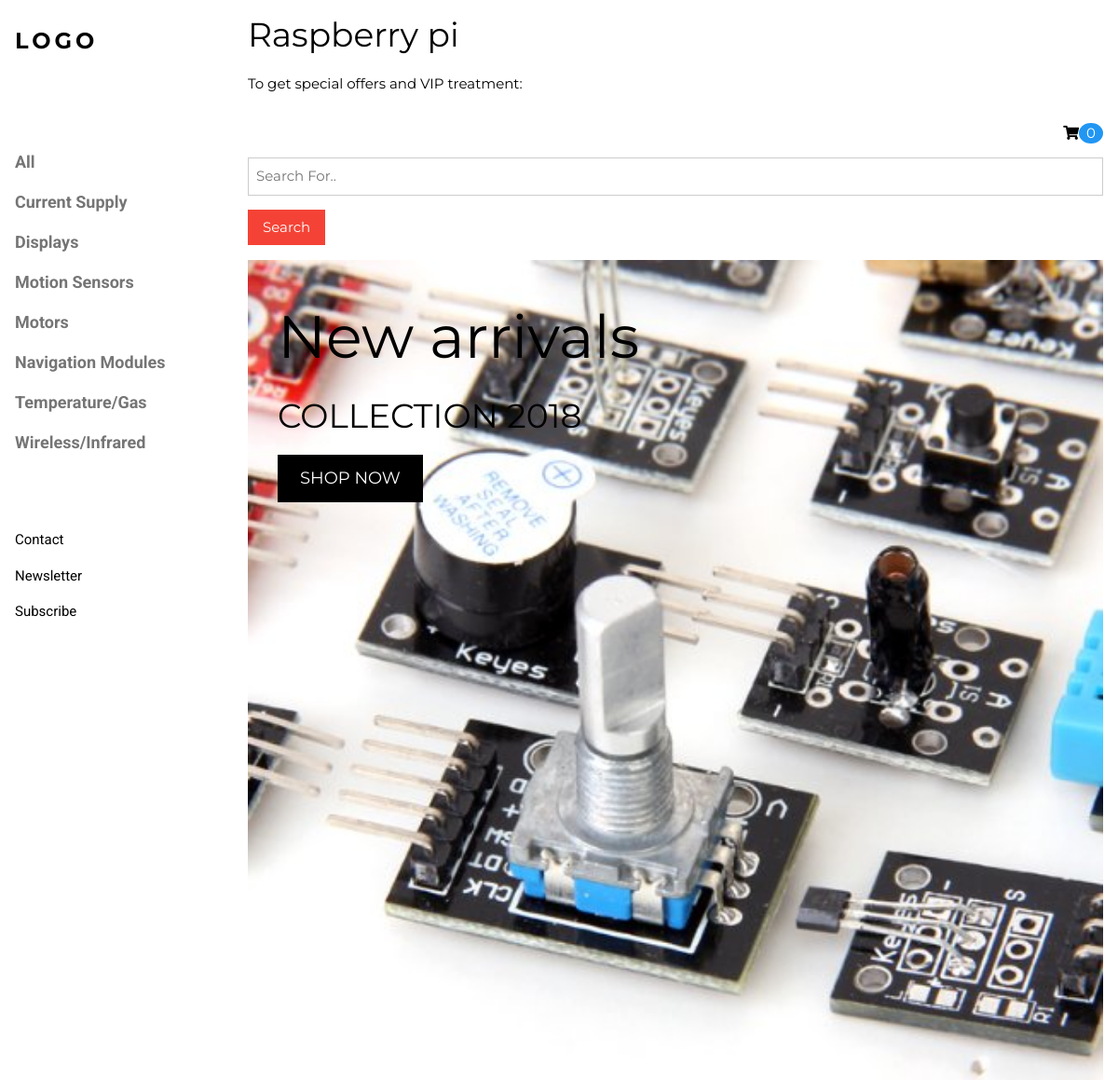
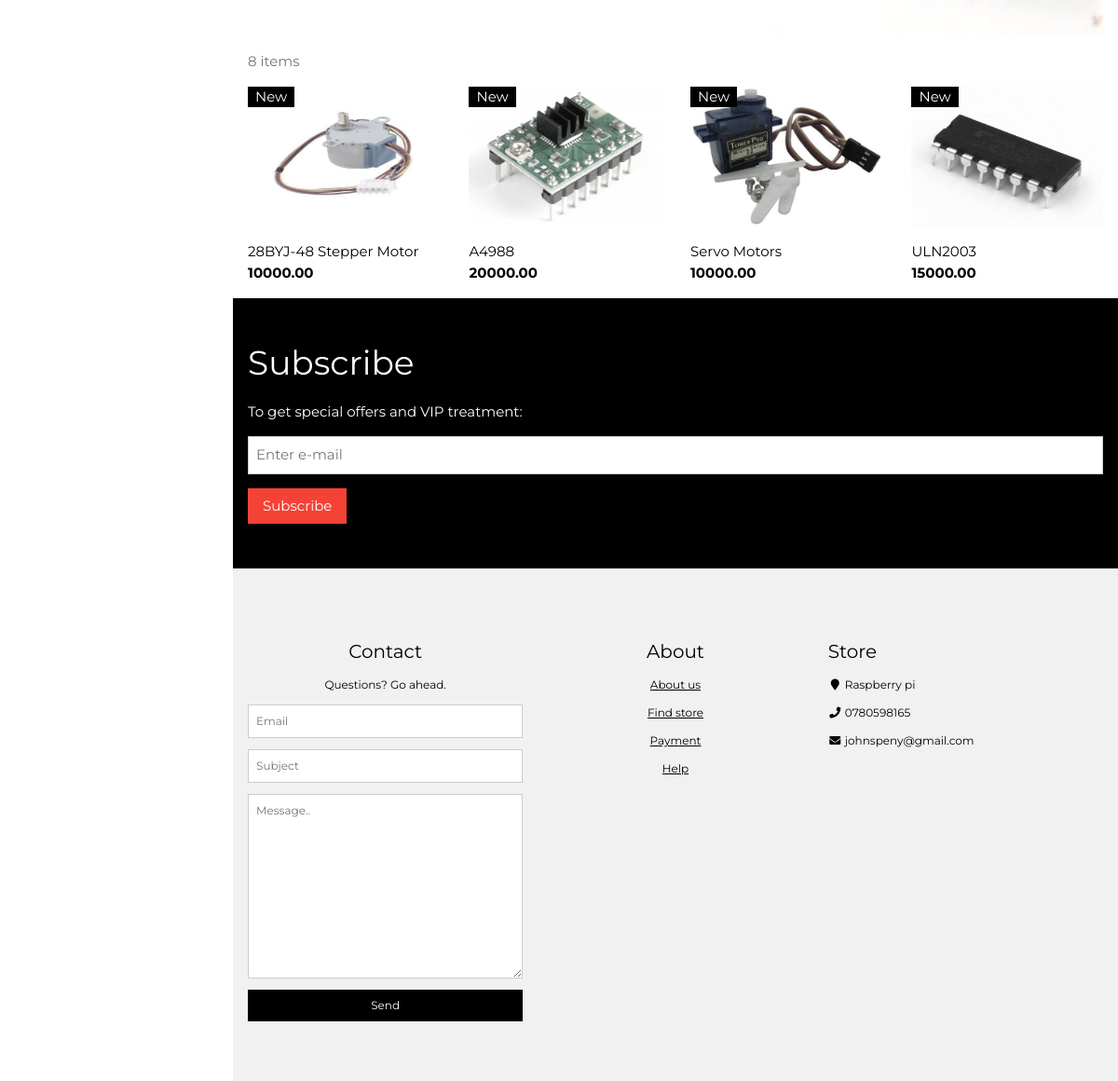
Page /motors/ on the committed database (2 pictures, top to bottom).
### shop/models.py (models this page shows, shortened)
class Category(models.Model):
    name = models.CharField(max_length=100)
    slug = models.SlugField(max_length=100, unique=True)
    class Meta:
        ordering = ['name']
        verbose_name = 'category'
        verbose_name_plural = 'categories'
    def get_absolute_url(self):
        return reverse('shop:list_product', kwargs={'category_slug':self.slug})

class Product(models.Model):
    category = models.ForeignKey(Category, related_name='products')
    name = models.CharField(max_length=100)
    slug = models.SlugField(max_length=100)
    image = models.ImageField(upload_to='pics',blank=True)
    description = models.TextField(blank=True)
    stock = models.PositiveIntegerField()
    available = models.BooleanField(default=True)
    price = models.DecimalField(max_digits=10,decimal_places=2)
    created = models.DateTimeField(auto_now_add=True)
    updated = models.DateTimeField(auto_now=True)
    class Meta:
        ordering = ['name']
        index_together = (('id', 'slug'),)
    def get_absolute_url(self):
        return reverse('shop:list_product_detail', kwargs={'id': self.id, 'slug': self.slug})

### shop/views.py (the view, shortened to what this page needs)
# urls.py: url('^(?P<category_slug>[-\w]+)/$', views.index, name='list_product'),
def index(request, category_slug=None):
    categories = Category.objects.all()
    products = Product.objects.filter(available=True)
    c = ContactForm()
    if category_slug:
        category = get_object_or_404(Category, slug=category_slug)
        products = Product.objects.filter(category=category)
    context = {'categories': categories, 'products': products, 'f':c}
    return render(request, 'shop/index.html', context)

### shop/forms.py
class ContactForm(forms.Form):
	subject = forms.CharField(max_length=100,widget=forms.TextInput(attrs={'placeholder': 'Subject'}))
	message = forms.CharField(widget=forms.Textarea(attrs={'placeholder': 'Message..'}))
	sender = forms.EmailField(widget=forms.TextInput(attrs={'placeholder': 'Email'}))

### cart/cart.py (called while the page is built)
    def __len__(self):
        return sum(item['quantity'] for item in self.cart.values())

### cart/context_processors.py (called while the page is built)
def cart(request):
	return {'cart':Cart(request)}

### shop/templatetags/myfilters.py (called while the page is built)
@register.filter(name='addClass')
def addClass(value, arg):
    return value.as_widget(attrs={'class': arg})

### shop/templates/shop/index.html (shortened to what this page needs)
{% extends 'shop/list.html' %}
{% load static %}
{% load myfilters %}
  {% block head %}
  <div class="w3-display-container w3-container">
    <img src="{% static 'shop/pics/r.jpg' %}" alt="Jeans" style="width:100%">
    <div class="w3-display-topleft w3-text-white" style="padding:24px 48px">
      <h1 class="w3-jumbo w3-hide-small w3-text-black">New arrivals</h1>
      <h1 class="w3-hide-small w3-text-black">COLLECTION 2018</h1>
      <p><a href="#jeans" class="w3-button w3-black w3-padding-large w3-large">SHOP NOW</a></p>
    </div>
  </div>
  {% endblock %}
  {% block itemNum %}
  <div class="w3-container w3-text-grey" id="jeans">
    <p>8 items</p>
  </div>{% endblock %}
{% block photot %}
  <div class="w3-row w3-grayscale">
  {% for product in products %}
    <div class="w3-col l3 s6">
      <div class="w3-container">
        <div class="w3-display-container">
          <img src="{{ product.image.url }}" style="width:100%;max-height: 150px">
          <span class="w3-tag w3-display-topleft">New</span>
        </div>
        <p>{{ product.name }}<br><b>{{ product.price }}</b></p>
      </div>
    </div>
{% endfor %}
</div>{% endblock %}
{% block contact %}
 <div class="w3-col s4">
        <h4>Contact</h4>
        <p>Questions? Go ahead.</p>
        <form action="" target="_blank" method="post">
          <p>
            {{ f.sender|addClass:"w3-input w3-border" }}
          </p>
          <p>
            {{ f.subject|addClass:"w3-input w3-border" }}
          </p>
          <p>
            {{ f.message|addClass:"w3-input w3-border" }}
          </p>
          <input type="submit" value="Send" class="w3-button w3-block w3-black">
        </form>
      </div>
      {% endblock %}

### shop/templates/shop/list.html (shortened to what this page needs)
<!DOCTYPE html>
<html>
{% load static %}
{% load myfilters %}
<link rel="stylesheet" href="{% static 'shop/style.css' %}">
<link href="{% static 'shop/css/fontawesome-all.css' %}" rel="stylesheet">
<head>
</head>
<body class="w3-content" style="max-width:1200px">
<nav class="w3-sidebar w3-bar-block w3-white w3-collapse w3-top" style="z-index:3;width:250px" id="mySidebar">
  <div class="w3-container w3-display-container w3-padding-16">
    <h3 class="w3-wide"><b>LOGO</b></h3>
  </div>
  <div class="w3-padding-64 w3-large w3-text-grey" style="font-weight:bold">
    <a href="{% url 'shop:list' %}" class="w3-bar-item w3-button">All</a>
    {% for category in categories %}
    <a href="{{ category.get_absolute_url }}" class="w3-bar-item w3-button">{{ category.name }}</a>
    {% endfor %}
  </div>
  <a href="#footer" class="w3-bar-item w3-button w3-padding">Contact</a>
  <a href="javascript:void(0)" class="w3-bar-item w3-button w3-padding" onclick="document.getElementById('newsletter').style.display='block'">Newsletter</a>
  <a href="#footer"  class="w3-bar-item w3-button w3-padding">Subscribe</a>
</nav>
<div class="w3-main" style="margin-left:250px">
  <header class="w3-container">
    <h1>Raspberry pi</h1>
    <p>To get special offers and VIP treatment:</p>
    {% block cart %}
    {% with total_items=cart|length %}
    {% if cart|length > 0 %}
  <a href="{% url "cart:cart_detail" %}">
    <p class="w3-right"><i class="fa fa-shopping-cart"></i><span class="w3-badge w3-blue">{{ total_items }}</span></p>
  </a>
    {% else %}
      <p class="w3-right"><i class="fa fa-shopping-cart"></i><span class="w3-badge w3-blue">0
    {% endif %}
  {% endwith %}{% endblock %}
    <form action="" method="get">
    <p><input class="w3-input w3-border" type="text" placeholder="Search For.." style="width:100%"></p>
    <input type="submit" class="w3-button w3-red w3-margin-bottom" value="Search">
	</form>
  </header>
  {% block head %}{% endblock %}
  {% block itemNum %}{% endblock %}
  {% block photot %}{% endblock %}
  <div class="w3-container w3-black w3-padding-32">
    <h1>Subscribe</h1>
    <p>To get special offers and VIP treatment:</p>
    <p><input class="w3-input w3-border" type="text" placeholder="Enter e-mail" style="width:100%"></p>
    <button type="button" class="w3-button w3-red w3-margin-bottom">Subscribe</button>
  </div>
  <footer class="w3-padding-64 w3-light-grey w3-small w3-center" id="footer">
    <div class="w3-row-padding">
      {% block contact %}{% endblock %}
      <div class="w3-col s4">
        <h4>About</h4>
        <p><a href="#" onclick="document.getElementById('id01').style.display='block'">About us</a></p>
        <p><a href="#">Find store</a></p>
        <p><a href="#">Payment</a></p>
        <p><a href="#">Help</a></p>
      </div>
      <div class="w3-col s4 w3-justify">
        <h4>Store</h4>
        <p><i class="fa fa-fw fa-map-marker"></i> Raspberry pi</p>
        <p><i class="fa fa-fw fa-phone"></i> 0780598165</p>
        <p><i class="fa fa-fw fa-envelope"></i> johnspeny@gmail.com</p>
        <br>
      </div>
    </div>
  </footer>
</div>
</body>
</html>

### shop/static/shop/style.css (style rules this page uses)
html { box-sizing:border-box }
*,*:before,*:after { box-sizing:inherit }
html { -ms-text-size-adjust:100%;-webkit-text-size-adjust:100% }
body { margin:0 }
article,aside,details,figcaption,figure,footer,header,main,menu,nav,section,summary { display:block }
a { background-color:transparent;-webkit-text-decoration-skip:objects }
img { border-style:none }
button,input,select,textarea { font:inherit;margin:0 }
button,input { overflow:visible }
button,select { text-transform:none }
button,html [type=button],[type=reset],[type=submit] { -webkit-appearance:button }
textarea { overflow:auto }
html,body { font-family:Verdana,sans-serif;font-size:15px;line-height:1.5 }
html { overflow-x:hidden }
h1 { font-size:36px }
h3 { font-size:24px }
h4 { font-size:20px }
h1,h2,h3,h4,h5,h6 { font-family:"Segoe UI",Arial,sans-serif;font-weight:400;margin:10px 0 }
.w3-wide { letter-spacing:4px }
img { margin-bottom:-5px }
a { color:inherit }
.w3-btn,.w3-button { border:none;display:inline-block;outline:0;padding:8px 16px;vertical-align:middle;overflow:hidden;text-decoration:none;color:inherit;background-color:inherit;text-align:center;cursor:pointer;white-space:nowrap }
.w3-btn,.w3-button { -webkit-touch-callout:none;-webkit-user-select:none;-khtml-user-select:none;-moz-user-select:none;-ms-user-select:none;user-select:none }
.w3-badge,.w3-tag { background-color:#000;color:#fff;display:inline-block;padding-left:8px;padding-right:8px;text-align:center }
.w3-badge { border-radius:50% }
.w3-tooltip,.w3-display-container { position:relative }
.w3-input { padding:8px;display:block;border:none;border-bottom:1px solid #ccc;width:100% }
.w3-sidebar { height:100%;width:200px;background-color:#fff;position:fixed!important;z-index:1;overflow:auto }
.w3-main,#main { transition:margin-left .4s }
.w3-bar-block .w3-bar-item { width:100%;display:block;padding:8px 16px;text-align:left;border:none;outline:none;white-space:normal;float:none }
.w3-block { display:block;width:100% }
.w3-container:after,.w3-container:before,.w3-panel:after,.w3-panel:before,.w3-row:after,.w3-row:before,.w3-row-padding:after,.w3-row-padding:before, .w3-cell-row:before,.w3-cell-row:after,.w3-clear:after,.w3-clear:before,.w3-bar:before,.w3-bar:after { content:"";display:table;clear:both }
.w3-col,.w3-half,.w3-third,.w3-twothird,.w3-threequarter,.w3-quarter { float:left;width:100% }
.w3-col.s4 { width:33.33333% }
.w3-col.s6 { width:49.99999% }
@media (min-width:993px) { .w3-col.l3 { width:24.99999% } }
.w3-content { max-width:980px;margin:auto }
@media (min-width:993px) { .w3-sidebar.w3-collapse { display:block!important } }
.w3-top,.w3-bottom { position:fixed;width:100%;z-index:1 }
.w3-top { top:0 }
.w3-display-topleft { position:absolute;left:0;top:0 }
.w3-row-padding,.w3-row-padding>.w3-half,.w3-row-padding>.w3-third,.w3-row-padding>.w3-twothird,.w3-row-padding>.w3-threequarter,.w3-row-padding>.w3-quarter,.w3-row-padding>.w3-col { padding:0 8px }
.w3-container,.w3-panel { padding:0.01em 16px }
.w3-greyscale,.w3-grayscale { filter:grayscale(75%) }
.w3-small { font-size:12px!important }
.w3-large { font-size:18px!important }
.w3-jumbo { font-size:64px!important }
.w3-justify { text-align:justify!important }
.w3-center { text-align:center!important }
.w3-border { border:1px solid #ccc!important }
.w3-margin-bottom { margin-bottom:16px!important }
.w3-padding { padding:8px 16px!important }
.w3-padding-large { padding:12px 24px!important }
.w3-padding-16 { padding-top:16px!important;padding-bottom:16px!important }
.w3-padding-32 { padding-top:32px!important;padding-bottom:32px!important }
.w3-padding-64 { padding-top:64px!important;padding-bottom:64px!important }
.w3-right { float:right!important }
.w3-blue,.w3-hover-blue:hover { color:#fff!important;background-color:#2196F3!important }
.w3-red,.w3-hover-red:hover { color:#fff!important;background-color:#f44336!important }
.w3-white,.w3-hover-white:hover { color:#000!important;background-color:#fff!important }
.w3-black,.w3-hover-black:hover { color:#fff!important;background-color:#000!important }
.w3-light-grey,.w3-hover-light-grey:hover,.w3-light-gray,.w3-hover-light-gray:hover { color:#000!important;background-color:#f1f1f1!important }
.w3-text-white,.w3-hover-text-white:hover { color:#fff!important }
.w3-text-black,.w3-hover-text-black:hover { color:#000!important }
.w3-text-grey,.w3-hover-text-grey:hover,.w3-text-gray,.w3-hover-text-gray:hover { color:#757575!important }

### rows in the picture
Category: name "Current Supply"
Category: name "Displays"
Category: name "Motion Sensors"
Category: name "Motors"
Category: name "Navigation Modules"
Category: name "Temperature/Gas"
Category: name "Wireless/Infrared"
Product: image (picture), name "28BYJ-48 Stepper Motor", price "10000.00"
Product: image (picture), name "A4988", price "20000.00"
Product: image (picture), name "Servo Motors", price "10000.00"
Product: image (picture), name "ULN2003", price "15000.00"
